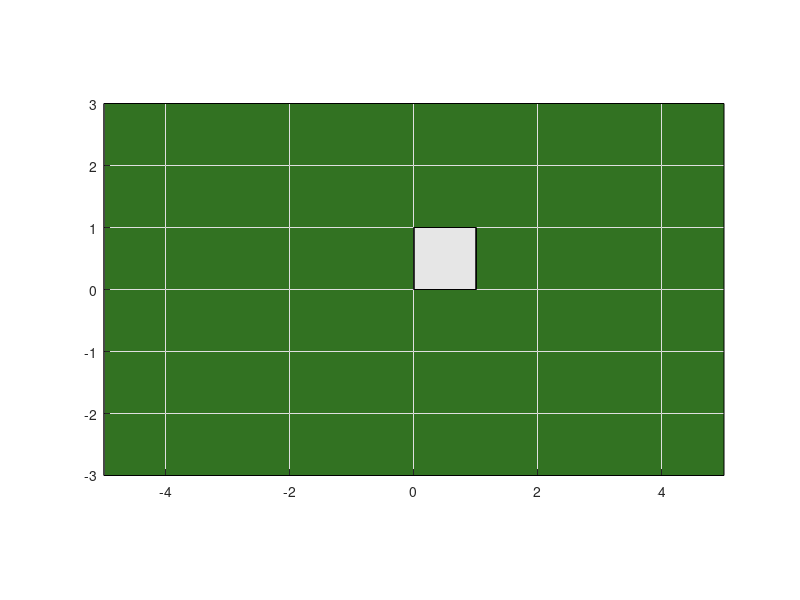

MATLAB code to generate this figure:
function court = getCourt()
    % TODO: Add description
    
    % Initialize court as struct
    court = struct;
    
    % Get a figure for the court
    court.figure = figure;
    
    % Set the axis limits
    court.limits = struct;
    
    court.limits.xMin = -5; % [m]
    court.limits.xMax = 5; % [m]
    
    court.limits.yMin = -3; % [m]
    court.limits.yMax = 3; % [m]
    
    court.limits.zMin = 0; % [m]
    court.limits.zMax = 3; % [m]
    
    court.limits.axis = [ ...
        court.limits.xMin ...
        court.limits.xMax ...
        court.limits.yMin ...
        court.limits.yMax ...
        court.limits.zMin ...
        court.limits.zMax];
    
    % Floor
    court.floor.vertices = [ ...
        court.limits.xMin court.limits.yMin court.limits.zMin; ...
        court.limits.xMax court.limits.yMin court.limits.zMin; ...
        court.limits.xMax court.limits.yMax court.limits.zMin; ...
        court.limits.xMin court.limits.yMax court.limits.zMin];
    court.floor.faces = [1 2 3 4];
    court.floor.color = [50 114 34] ./ 255;
    
    court.floor.pHandler = patch('Faces',court.floor.faces,'Vertices',court.floor.vertices,'FaceColor',court.floor.color);
    axis equal
    axis manual
    axis(court.limits.axis)
    grid on
    
    % Table
    court.table = struct;
    
    court.table.vertices = [ ...
        0 0 0; ...
        1 0 0; ...
        1 1 0; ...
        0 1 0; ...
        0 0 1; ...
        1 0 1; ...
        1 1 1; ...
        0 1 1];
    
    % % % % TODO: Transform table here
    
    court.table.faces = [ ...
        1 2 3 4; ...
        1 2 6 5; ...
        2 3 7 6; ...
        3 4 8 7; ...
        4 1 5 8; ...
        5 6 7 8];
    
    court.table.color = [0.9 0.9 0.9];
    
    court.table.pHandler = patch('Faces',court.table.faces,'Vertices',court.table.vertices,'FaceColor',court.table.color);
    axis equal
    axis manual
    axis(court.limits.axis)
    grid on
    
    % Cups
    cupHeight = 0.12065; % [m]
    cupTopRadius = 0.047625; % [m]
    cupBottomRadius = 0.03175; % [m]
    cupColor = [211 44 39] ./ 255;

    court.cups = struct;
end